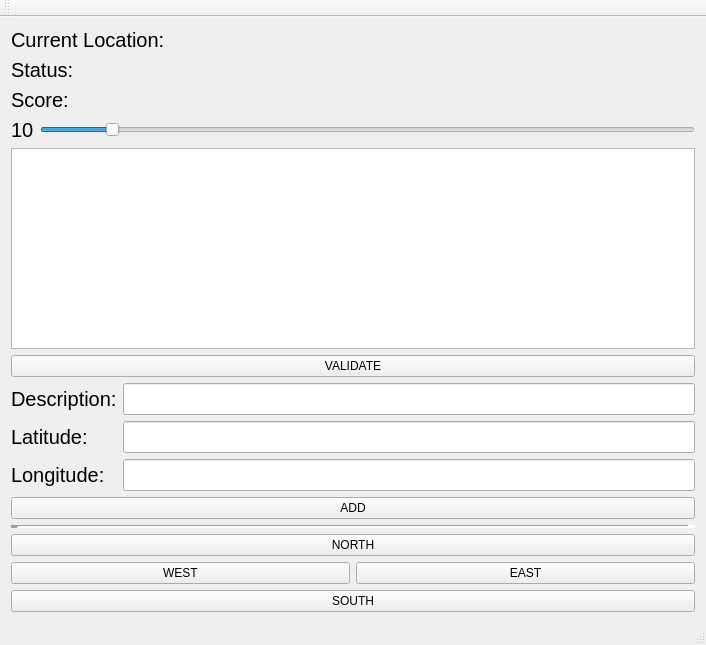
<?xml version="1.0" encoding="UTF-8"?>
<ui version="4.0">
 <class>DriverViewClass</class>
 <widget class="QMainWindow" name="DriverViewClass">
  <property name="geometry">
   <rect>
    <x>0</x>
    <y>0</y>
    <width>706</width>
    <height>645</height>
   </rect>
  </property>
  <property name="windowTitle">
   <string>DriverView</string>
  </property>
  <widget class="QWidget" name="centralWidget">
   <layout class="QVBoxLayout" name="verticalLayout_3">
    <item>
     <layout class="QVBoxLayout" name="verticalLayout">
      <item>
       <layout class="QHBoxLayout" name="horizontalLayout">
        <item>
         <widget class="QLabel" name="label">
          <property name="font">
           <font>
            <pointsize>15</pointsize>
           </font>
          </property>
          <property name="text">
           <string>Current Location: </string>
          </property>
         </widget>
        </item>
        <item>
         <widget class="QLabel" name="currentLocationLabel">
          <property name="font">
           <font>
            <pointsize>15</pointsize>
           </font>
          </property>
          <property name="text">
           <string/>
          </property>
         </widget>
        </item>
       </layout>
      </item>
      <item>
       <layout class="QHBoxLayout" name="horizontalLayout_2">
        <item>
         <widget class="QLabel" name="label_2">
          <property name="font">
           <font>
            <pointsize>15</pointsize>
           </font>
          </property>
          <property name="text">
           <string>Status: </string>
          </property>
         </widget>
        </item>
        <item>
         <widget class="QLabel" name="statusLabel">
          <property name="font">
           <font>
            <pointsize>15</pointsize>
           </font>
          </property>
          <property name="text">
           <string/>
          </property>
         </widget>
        </item>
       </layout>
      </item>
      <item>
       <layout class="QHBoxLayout" name="horizontalLayout_3">
        <item>
         <widget class="QLabel" name="label_3">
          <property name="font">
           <font>
            <pointsize>15</pointsize>
           </font>
          </property>
          <property name="text">
           <string>Score: </string>
          </property>
         </widget>
        </item>
        <item>
         <widget class="QLabel" name="scoreLabel">
          <property name="font">
           <font>
            <pointsize>15</pointsize>
           </font>
          </property>
          <property name="text">
           <string/>
          </property>
         </widget>
        </item>
       </layout>
      </item>
     </layout>
    </item>
    <item>
     <layout class="QHBoxLayout" name="horizontalLayout_5">
      <item>
       <widget class="QLabel" name="radiusLabel">
        <property name="font">
         <font>
          <pointsize>15</pointsize>
         </font>
        </property>
        <property name="text">
         <string>10</string>
        </property>
       </widget>
      </item>
      <item>
       <widget class="QSlider" name="radiusSlider">
        <property name="sliderPosition">
         <number>10</number>
        </property>
        <property name="orientation">
         <enum>Qt::Horizontal</enum>
        </property>
       </widget>
      </item>
     </layout>
    </item>
    <item>
     <widget class="QListWidget" name="listWithData">
      <property name="font">
       <font>
        <pointsize>15</pointsize>
       </font>
      </property>
     </widget>
    </item>
    <item>
     <widget class="QPushButton" name="validateButton">
      <property name="text">
       <string>VALIDATE</string>
      </property>
     </widget>
    </item>
    <item>
     <layout class="QFormLayout" name="formLayout">
      <item row="0" column="0">
       <widget class="QLabel" name="descriptionLabel">
        <property name="font">
         <font>
          <pointsize>15</pointsize>
         </font>
        </property>
        <property name="text">
         <string>Description:</string>
        </property>
       </widget>
      </item>
      <item row="0" column="1">
       <widget class="QLineEdit" name="descriptionLineEdit">
        <property name="font">
         <font>
          <pointsize>15</pointsize>
         </font>
        </property>
       </widget>
      </item>
      <item row="1" column="0">
       <widget class="QLabel" name="latitudeLabel">
        <property name="font">
         <font>
          <pointsize>15</pointsize>
         </font>
        </property>
        <property name="text">
         <string>Latitude:</string>
        </property>
       </widget>
      </item>
      <item row="1" column="1">
       <widget class="QLineEdit" name="latitudeLineEdit">
        <property name="font">
         <font>
          <pointsize>15</pointsize>
         </font>
        </property>
       </widget>
      </item>
      <item row="2" column="0">
       <widget class="QLabel" name="longitudeLabel">
        <property name="font">
         <font>
          <pointsize>15</pointsize>
         </font>
        </property>
        <property name="text">
         <string>Longitude:</string>
        </property>
       </widget>
      </item>
      <item row="2" column="1">
       <widget class="QLineEdit" name="longitudeLineEdit">
        <property name="font">
         <font>
          <pointsize>15</pointsize>
         </font>
        </property>
       </widget>
      </item>
     </layout>
    </item>
    <item>
     <widget class="QPushButton" name="addButton">
      <property name="text">
       <string>ADD</string>
      </property>
     </widget>
    </item>
    <item>
     <widget class="Line" name="line">
      <property name="font">
       <font>
        <pointsize>15</pointsize>
       </font>
      </property>
      <property name="lineWidth">
       <number>8</number>
      </property>
      <property name="orientation">
       <enum>Qt::Horizontal</enum>
      </property>
     </widget>
    </item>
    <item>
     <layout class="QVBoxLayout" name="verticalLayout_2">
      <item>
       <widget class="QPushButton" name="northButton">
        <property name="minimumSize">
         <size>
          <width>158</width>
          <height>0</height>
         </size>
        </property>
        <property name="text">
         <string>NORTH</string>
        </property>
       </widget>
      </item>
      <item>
       <layout class="QHBoxLayout" name="horizontalLayout_4">
        <item>
         <widget class="QPushButton" name="westButton">
          <property name="text">
           <string>WEST</string>
          </property>
         </widget>
        </item>
        <item>
         <widget class="QPushButton" name="eastButton">
          <property name="text">
           <string>EAST</string>
          </property>
         </widget>
        </item>
       </layout>
      </item>
      <item>
       <widget class="QPushButton" name="southButton">
        <property name="minimumSize">
         <size>
          <width>158</width>
          <height>0</height>
         </size>
        </property>
        <property name="text">
         <string>SOUTH</string>
        </property>
       </widget>
      </item>
     </layout>
    </item>
   </layout>
  </widget>
  <widget class="QMenuBar" name="menuBar">
   <property name="geometry">
    <rect>
     <x>0</x>
     <y>0</y>
     <width>706</width>
     <height>22</height>
    </rect>
   </property>
  </widget>
  <widget class="QToolBar" name="mainToolBar">
   <attribute name="toolBarArea">
    <enum>TopToolBarArea</enum>
   </attribute>
   <attribute name="toolBarBreak">
    <bool>false</bool>
   </attribute>
  </widget>
  <widget class="QStatusBar" name="statusBar"/>
 </widget>
 <layoutdefault spacing="6" margin="11"/>
 <resources/>
 <connections/>
</ui>
